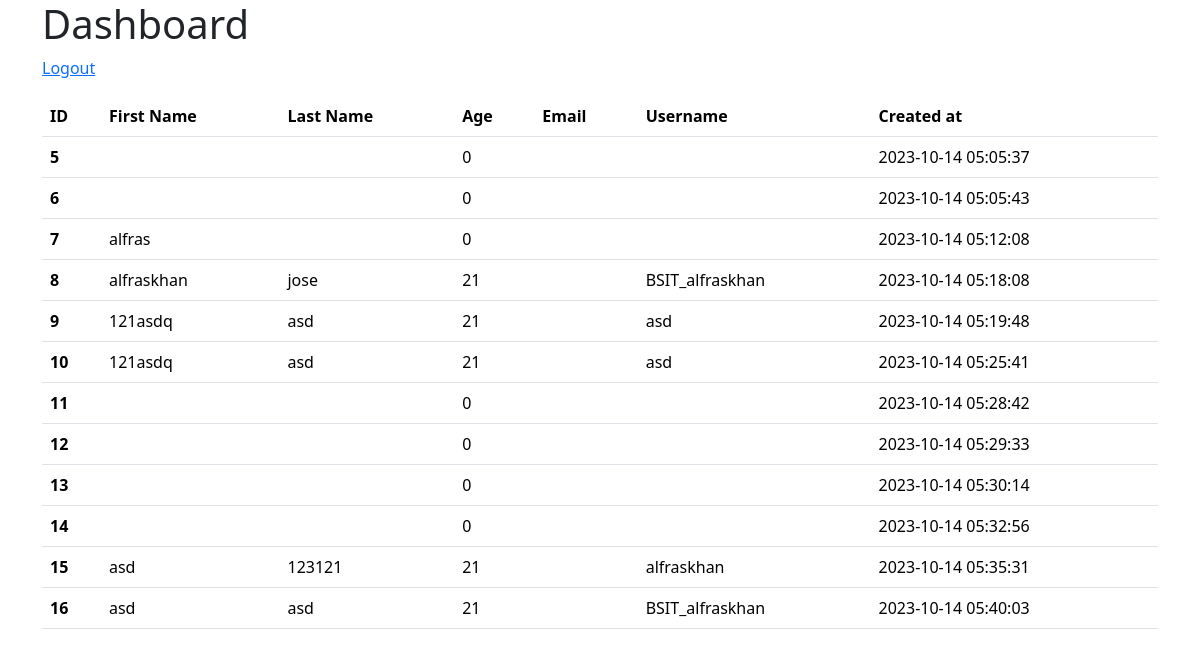
/dashboard/dashboard.php, run on the app's committed database.
### tables this page shows
CREATE TABLE `registration` (
  `id` int(11) NOT NULL,
  `Firstname` varchar(199) NOT NULL,
  `Lastname` varchar(199) NOT NULL,
  `Age` int(199) NOT NULL,
  `Email` varchar(199) NOT NULL,
  `Username` varchar(199) DEFAULT NULL,
  `Password` varchar(199) NOT NULL,
  `created_at` timestamp NOT NULL DEFAULT current_timestamp() ON UPDATE current_timestamp()
);

### dashboard/dashboard.php (the view, shortened to what this page needs)
<!DOCTYPE html>
<html lang="en">
<head>
    <link href="https://cdn.jsdelivr.net/npm/bootstrap@5.3.2/dist/css/bootstrap.min.css" rel="stylesheet">
<?php
include '../connection/dbCon.php'
?>
</head>
<body>
    <div class="container">
        <h1>Dashboard</h1>
        <a href="../login/logins.php">Logout</a>
        <table class="table mt-3">
            <thead>
                <tr>
                    <th scope="col">ID</th>
                    <th scope="col">First Name</th>
                    <th scope="col">Last Name</th>
                    <th scope="col">Age </th>
                    <th scope="col">Email</th>
                    <th scope="col">Username</th>
                    <th scope="col">Created at</th>
                </tr>
            </thead>
            <tbody>
                <?php
                $sql = "SELECT * FROM `registration`";
                $select = mysqli_query($con, $sql);
                if (mysqli_num_rows($select) != 0) {
                    while ($row = mysqli_fetch_array($select)) {
                        ?>
                        <tr>
                            <th scope="row">
                                <?php echo $row['id']; ?>
                            </th>
                            <td>
                                <?php echo $row['Firstname']; ?>
                            </td>
                            <td>
                                <?php echo $row['Lastname']; ?>
                            </td>
                            <td>
                                <?php echo $row['Age']; ?>
                            </td>
                            <td>
                            </td>
                            <td>
                                <?php echo $row['Username']; ?>
                            </td>
                            <td>
                                <?php echo $row['created_at']; ?>
                            </td>
                        </tr>
                        <?php
                    }
                }
                ?>
            </tbody>
        </table>
    </div>
</body>

### data on the page
registration: id "5", Age "0", created_at "2023-10-14 05:05:37"
registration: id "6", Age "0", created_at "2023-10-14 05:05:43"
registration: id "7", Firstname "alfras", Age "0", created_at "2023-10-14 05:12:08"
registration: id "8", Firstname "alfraskhan", Lastname "jose", Age "21", Username "BSIT_alfraskhan", created_at "2023-10-14 05:18:08"
registration: id "9", Firstname "121asdq", Lastname "asd", Age "21", Username "asd", created_at "2023-10-14 05:19:48"
registration: id "10", Firstname "121asdq", Lastname "asd", Age "21", Username "asd", created_at "2023-10-14 05:25:41"
registration: id "11", Age "0", created_at "2023-10-14 05:28:42"
registration: id "12", Age "0", created_at "2023-10-14 05:29:33"
registration: id "13", Age "0", created_at "2023-10-14 05:30:14"
registration: id "14", Age "0", created_at "2023-10-14 05:32:56"
registration: id "15", Firstname "asd", Lastname "123121", Age "21", Username "alfraskhan", created_at "2023-10-14 05:35:31"
registration: id "16", Firstname "asd", Lastname "asd", Age "21", Username "BSIT_alfraskhan", created_at "2023-10-14 05:40:03"
